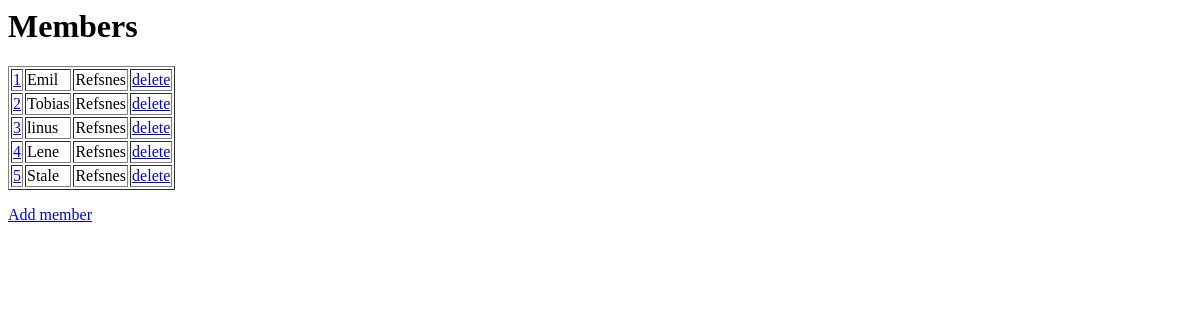
/members/, run on an earlier commit of the app's database.
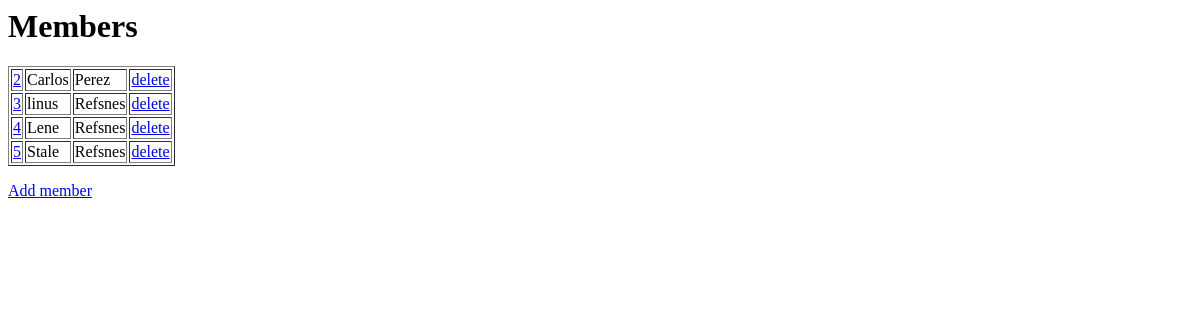
And on a later commit of the database.
### members/models.py (models this page shows)
class Members(models.Model):
  firstname = models.CharField(max_length=255)
  lastname = models.CharField(max_length=255)

### members/views.py (the view)
# urls.py: path('', views.index, name='index'),
def index(request):
  mymembers = Members.objects.all().values()
  template = loader.get_template('index.html')
  context = {
    'mymembers': mymembers,
  }
  return HttpResponse(template.render(context, request))

### members/templates/index.html
<h1>Members</h1>
<table border="1">
{% for x in mymembers %}
<tr>
<td><a href="update/{{ x.id }}">{{ x.id }}</a></td>
<td>{{ x.firstname }}</td>
<td>{{ x.lastname }}</td>
<td><a href="delete/{{ x.id }}">delete</a>
</tr>
{% endfor %}
</table>
<p>
<a href="add/">Add member</a>
</p>

What changed in the data, as far as the page shows it:
removed Members: id "1", firstname "Emil", lastname "Refsnes"
changed Members id 2: firstname "Tobias" → "Carlos"; lastname "Refsnes" → "Perez"
